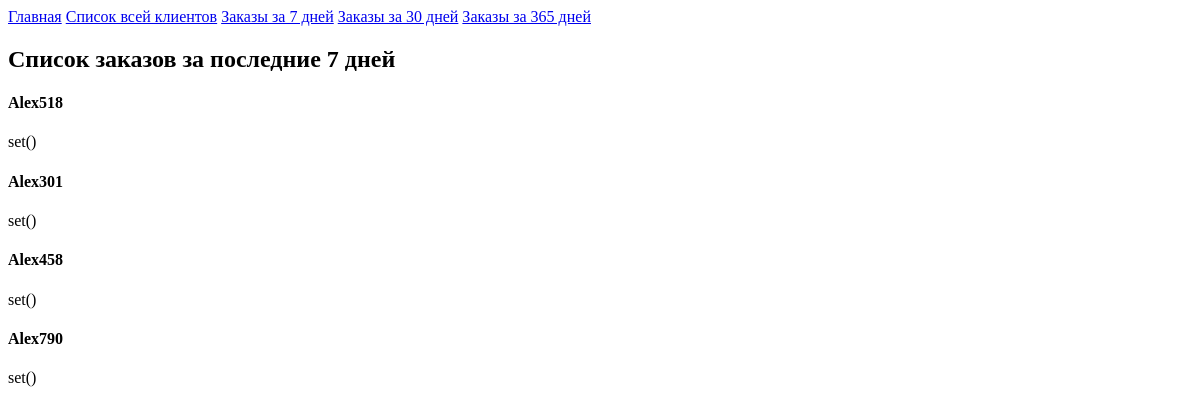
The page /data_7/ on the database as committed earlier.
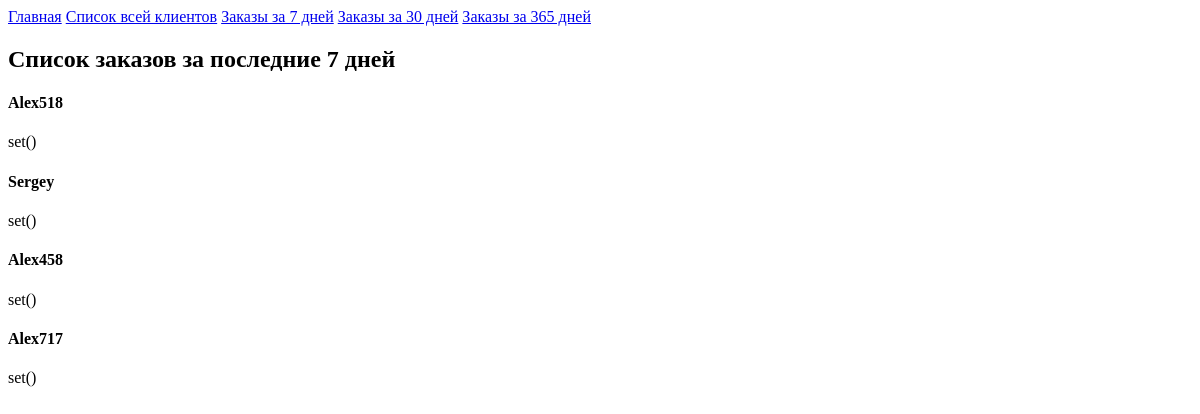
The same page on the database as committed later.
### shopapp/models.py (models this page shows, shortened)
class Client(models.Model):
    name_client = models.CharField(max_length=30)
    email = models.EmailField()
    number_phone = models.CharField(max_length=12)
    address = models.CharField(max_length=100)
    registration_date_client = models.DateField()

### shopapp/views.py (the view)
# urls.py: path('data_7/', views.date_7, name='date_7'),
def date_7(request, date=7):
    title = f'Заказы за последние {date} дней'
    client_dict = {}
    today = datetime.now()
    before = today - timedelta(days=date)
    clients = Client.objects.all()
    for client in clients:
        orders = Order.objects.filter(client=client, data_order__range=(before, today))
        product_list = []
        for order in orders:
            products = order.products.all()
            for product in products:
                product_list.append(product.name_product)
        client_dict[client] = set(product_list)
    return render(request, 'shopapp/date_7.html', {'title': title, 'client_dict': client_dict})

### shopapp/templates/shopapp/date_7.html (shortened to what this page needs)
{% extends 'shopapp/base.html' %}
{% block content %}
<h1>Список заказов за последние 7 дней</h1>
{% for key, values in client_dict.items %}
<h4>{{ key.name_client }}</h4>
<p>{{ values }}</p>
{% endfor %}
{% endblock %}

Rows that differ between the two databases and show on the page:
removed Client: name_client "Alex790", values "set()"
changed Client: name_client "Alex301" → "Sergey"
added Client: name_client "Alex717", values "set()"
